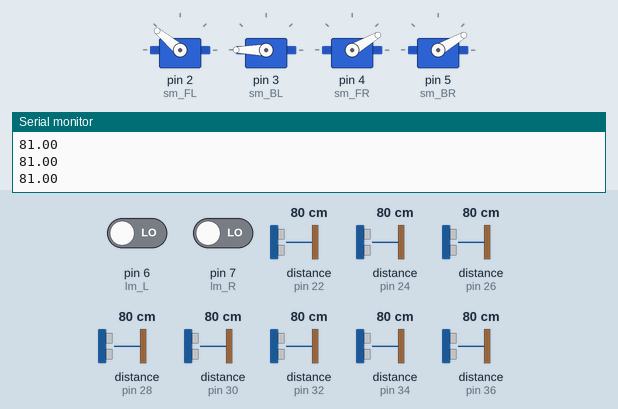
Simulated run of this sketch. Board: Arduino Mega 2560, built with avr-gcc and run on an emulated ATmega2560. Parts: 4 × servo, the last lines printed to the serial monitor. The test bench sets the inputs (shaded band); at power-on: distance to the obstacle (sensors on pin 22, pin 30, pin 24, pin 26, pin 28, pin 32, pin 34, pin 36) 80 cm, pin 6 (lm_L) LOW, pin 7 (lm_R) LOW. The echo pulse lasts 58.3 µs per cm.

Above: at 1.2 s.
1.3 s: distance to the obstacle (sensor on pin 22) set to 2 cm
At 2.6 s:
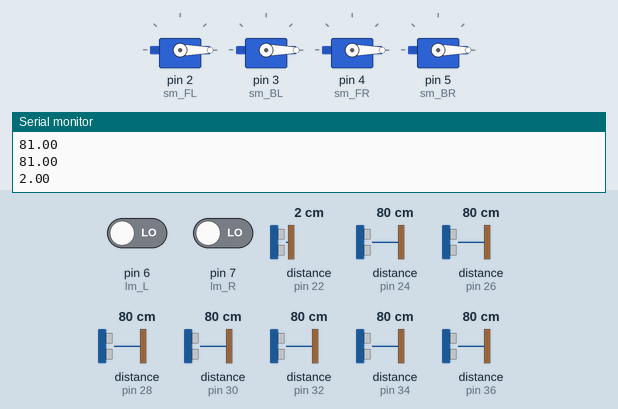
2.9 s: distance to the obstacle (sensor on pin 30) set to 12 cm
5.3 s: distance to the obstacle (sensor on pin 30) set to 9 cm
At 6.6 s:
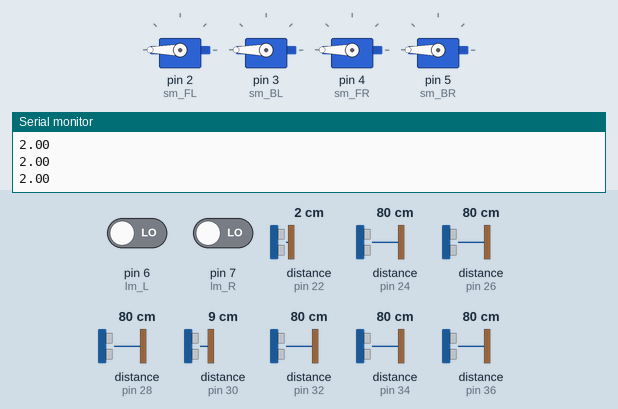
6.9 s: distance to the obstacle (sensor on pin 30) set to 18 cm
At 9.3 s:
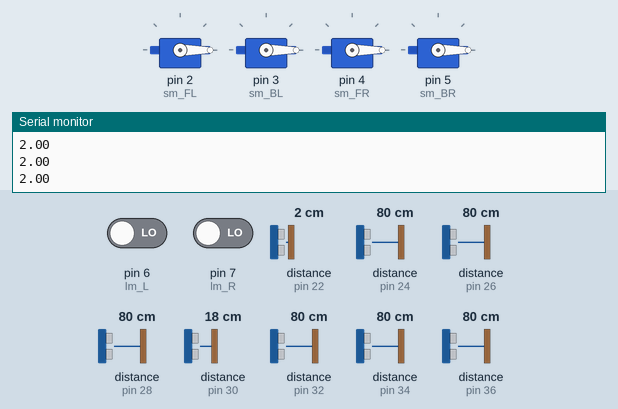
9.6 s: distance to the obstacle (sensor on pin 30) set to 2 cm
At 11.3 s:
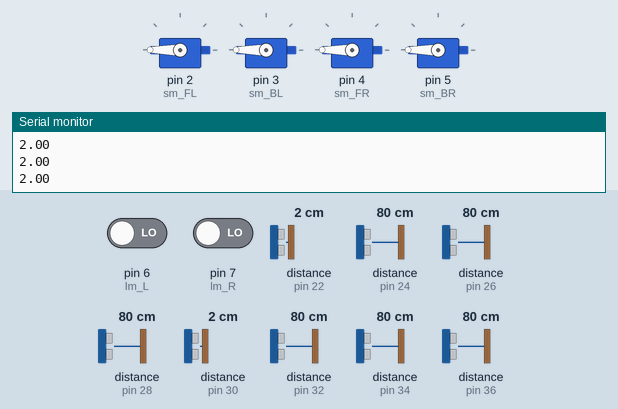
Timing chart, 0 to 12.8 s (numbered marks = the images above; inputs shaded):
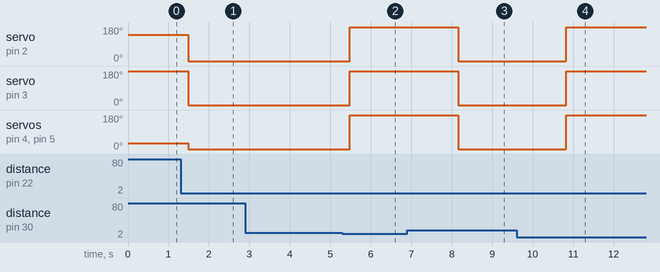

Measured:
- the behaviour switches between 11 and 10 cm on distance to the obstacle (sensor on pin 30) (found by bisection; images 1 and 2)
- after the input at 1.3 s, servo on pin 2 (sm_FL): 140° → 0° after 0.19 s; servo on pin 3 (sm_BL): 180° → 0° after 0.19 s; servo on pin 4 (sm_FR), servo on pin 5 (sm_BR): 30° → 0° after 0.19 s
- after the input at 5.3 s, servo on pin 2 (sm_FL), servo on pin 3 (sm_BL), servo on pin 4 (sm_FR), servo on pin 5 (sm_BR): 0° → 180° after 0.18 s
- after the input at 6.9 s, servo on pin 2 (sm_FL), servo on pin 3 (sm_BL), servo on pin 4 (sm_FR), servo on pin 5 (sm_BR): 180° → 0° after 1.3 s
- after the input at 9.6 s, servo on pin 2 (sm_FL), servo on pin 3 (sm_BL), servo on pin 4 (sm_FR), servo on pin 5 (sm_BR): 0° → 180° after 1.2 s

The sketch:

Main.ino
```cpp
 // ------------------------------
// LIBRARIES
// ------------------------------
#include "Program.h"


// ------------------------------
// PINOUT
// ------------------------------


// ------------------------------
// OBJECTS
// ------------------------------
Program Main;


// ------------------------------
// VOID SETUP
// ------------------------------
void setup() {
  Serial.begin(9600);
  Wire.begin();
}


// ------------------------------
// VOID LOOP
// ------------------------------
void loop() {

Main.algoritm();

}
```

ColorSens.h
```cpp
// LIBRARIES
#include "Adafruit_TCS34725.h"
class ColorSens {
  private:
    // OBJECT
    Adafruit_TCS34725 tcs = Adafruit_TCS34725();
  public:
    ColorSens();
    // METHODS
    void initial();
    void color();

};
ColorSens::ColorSens() {
}
void ColorSens::initial() {
  if (!tcs.begin())
  {
    Serial.println("Error al iniciar TCS34725");
    while (1) delay(1000);
  }
}
void ColorSens::color() {
  uint16_t r, g, b, c, colorTemp, lux;
  tcs.getRawData(&r, &g, &b, &c);
  colorTemp = tcs.calculateColorTemperature(r, g, b);
  lux = tcs.calculateLux(r, g, b);
  Serial.print("Temperatura color: "); Serial.print(colorTemp, DEC); Serial.println(" K");
  Serial.print("Lux : "); Serial.println(lux, DEC);
  Serial.print("R: "); Serial.println(r, DEC);
  Serial.print("G: "); Serial.println(g, DEC);
  Serial.print("B: "); Serial.println(b, DEC);
  Serial.print("Clear: "); Serial.println(c, DEC);
  Serial.println(" ");
  delay(1000);
}
```

Movements.h
```cpp
// LIBRARIES
#include <Servo.h>

// Parameters
#define d 300           // Delay after detach
#define step_size 200   // Time of forward movement
#define tl_size 940     // Turn left size
#define tr_size 950     // Turn right size
#define ll_size (940/4)     // Little turn left size
#define lr_size (950/4)     // Little turn left size


// OBJECTS
class Movements {      // se crea la clase Movements.h

  private:
    uint8_t sm_FL;
    uint8_t sm_BL;
    uint8_t sm_FR;
    uint8_t sm_BR;


    // OBJECTS
    Servo servoFL;  // front-left
    Servo servoBL;  // back-left
    Servo servoFR;  // front-right
    Servo servoBR;  // back-right

  public:
    Movements(uint8_t _sm_FL, uint8_t _sm_BL, uint8_t _sm_FR, uint8_t _sm_BR);    // se declara el constructor

byte action;


    // METHODS                         // declaracion de metodos de movimiento
    void forward();
    void back();
    void turnLeft();
    void lilLeft();
    void turnRight();
    void lilRight();
    void stp();
    void limitS();
    void moves(byte action);

};

Movements::Movements(uint8_t _sm_FL, uint8_t _sm_BL, uint8_t _sm_FR, uint8_t _sm_BR) {    // se define el constructor
  sm_FL = _sm_FL;
  sm_BL = _sm_BL;
  sm_FR = _sm_FR;
  sm_BR = _sm_BR;
}

void Movements::forward() {       // metodo de movimiento hacia delante
  servoFL.attach(sm_FL);
  servoBL.attach(sm_BL);
  servoFR.attach(sm_FR);
  servoBR.attach(sm_BR);


  servoFL.write(140);  // 180
  servoBL.write(180);  // 180
  servoFR.write(30);   // 0
  servoBR.write(30);

  //  delay(step_size);
  //  servoFL.detach();
  //  servoBL.detach();
  //  servoFR.detach();
  //  servoBR.detach();
  //  delay(d);
}

void Movements::back() {               // metodo de movimiento hacia atras
  servoFL.attach(sm_FL);
  servoBL.attach(sm_BL);
  servoFR.attach(sm_FR);
  servoBR.attach(sm_BR);


  servoFL.write(0);
  servoBL.write(0);
  servoFR.write(180);
  servoBR.write(180);
  //  delay(step_size);
  //
  //  servoFL.detach();
  //  servoBL.detach();
  //  servoFR.detach();
  //  servoBR.detach();
  //  delay(d);
}

void Movements::turnLeft() {                // metodo de giro a la izquierda

  servoFL.attach(sm_FL);
  servoBL.attach(sm_BL);
  servoFR.attach(sm_FR);
  servoBR.attach(sm_BR);


  servoFL.write(0);
  servoBL.write(0);
  servoFR.write(0);
  servoBR.write(0);


  delay(tl_size);
  servoFL.detach();
  servoBL.detach();
  servoFR.detach();
  servoBR.detach();
  delay(d);
}

void Movements::turnRight() {                // metodo de giro hacia la derecha
  servoFL.attach(sm_FL);
  servoBL.attach(sm_BL);
  servoFR.attach(sm_FR);
  servoBR.attach(sm_BR);


  servoFL.write(180);
  servoBL.write(180);
  servoFR.write(180);
  servoBR.write(180);
  delay(tr_size);

  servoFL.detach();
  servoBL.detach();
  servoFR.detach();
  servoBR.detach();
  delay(d);
}

void Movements::stp() {                  // metodo para detenerse
  servoFL.detach();
  servoBL.detach();
  servoFR.detach();
  servoBR.detach();
  delay(d);
}

void Movements::lilLeft() {                   // metodo para pequeños pasos a la izquierda

  servoFL.attach(sm_FL);
  servoBL.attach(sm_BL);
  servoFR.attach(sm_FR);
  servoBR.attach(sm_BR);

  servoFL.write(0);
  servoBL.write(0);
  servoFR.write(0);
  servoBR.write(0);


  delay(ll_size);

  servoFL.detach();
  servoBL.detach();
  servoFR.detach();
  servoBR.detach();
  delay(d);

}

void Movements::lilRight() {                       // metodo para pequeños pasos a la derecha

  servoFL.attach(sm_FL);
  servoBL.attach(sm_BL);
  servoFR.attach(sm_FR);
  servoBR.attach(sm_BR);

  servoFL.write(180);
  servoBL.write(180);
  servoFR.write(180);
  servoBR.write(180);


  delay(lr_size);

  servoFL.detach();
  servoBL.detach();
  servoFR.detach();
  servoBR.detach();
  delay(d);

}


// Take a decision: {0: Right, 1: Left; 2: Little left; 3: Little right; 4:Fwd}
void Movements::moves(byte action) {

  //Movements mov = Movements(sm_FL, sm_BL, sm_FR, sm_BR);

  switch (action) {
    case 0:
    this->turnRight();
      break;
    case 1:
    this->turnLeft();
      break;
    case 2:
    this->lilLeft();
      break;
    case 3:
    this->lilRight();
      break;
    case 4:
    this->forward();
      break;
  }

}
```

Program.h
```cpp
// LIBRARIES
#include <Wire.h>
#include "Movements.h"
#include "Ultrasonics.h"
#include "ColorSens.h"

// PINOUT
//Servomotors
#define sm_FL 2
#define sm_BL 3
#define sm_FR 4
#define sm_BR 5


// mesures of the ultrasonics .
#define dwall 11
#define df 7

// OBJECTS
Movements Maze(sm_FL, sm_BL, sm_FR, sm_BR);    // objeto de clase Movements.h

Ultrasonics Sensors;                           // objeto de clase Ultrasonics.h

ColorSens colSen;                              // objeto de clase ColorSens.h


class Program {    // se crea clase Program

  public:
    Program();     // declaracion de constructor


    // NAVIGATION
    void algoritm();

};

// CONSTRUCTOR
Program::Program() {           // definicion de constructor
}


// NAVIGATION METHODS
void Program::algoritm() {

  byte action = Sensors.action();
  Maze.moves(action);

}

// ********************* //
//         NOTAS         //
// ********************* //

/*
*/
```

Ultrasonics.h
```cpp
// LIBRARIES
#include <NewPing.h>

// PINOUT
#define TRIGGER_PIN1  23          // ultrasonico frontal central
#define ECHO_PIN1     22

#define TRIGGER_PIN2  25          // ultrasonico frontal izquierdo
#define ECHO_PIN2     24

#define TRIGGER_PIN3  27          // ultrasonico frontal derecho
#define ECHO_PIN3     26

#define TRIGGER_PIN4  29          // ultrasonico izquierdo enfrente
#define ECHO_PIN4     28

#define TRIGGER_PIN5  31          // ultrasonico izquierdo trasero
#define ECHO_PIN5     30

#define TRIGGER_PIN6  33          // ultrasonico trasero
#define ECHO_PIN6     32

#define TRIGGER_PIN7  35          // ultrasonico derecho trasero
#define ECHO_PIN7     34

#define TRIGGER_PIN8  37          // ultrasonico derecho enfrente
#define ECHO_PIN8     36

#define MAX_DISTANCE 200        // variable de distancia maxima

// Limit switches
# define lm_L 6
# define lm_R 7

#define dwall 11  // distance to lateral walls
#define df 7      // distance to frontal wall

NewPing sonar[8] = {
  NewPing (TRIGGER_PIN1, ECHO_PIN1, MAX_DISTANCE),
  NewPing (TRIGGER_PIN2, ECHO_PIN2, MAX_DISTANCE),
  NewPing (TRIGGER_PIN3, ECHO_PIN3, MAX_DISTANCE),
  NewPing (TRIGGER_PIN4, ECHO_PIN4, MAX_DISTANCE),
  NewPing (TRIGGER_PIN5, ECHO_PIN5, MAX_DISTANCE),
  NewPing (TRIGGER_PIN6, ECHO_PIN6, MAX_DISTANCE),
  NewPing (TRIGGER_PIN7, ECHO_PIN7, MAX_DISTANCE),
  NewPing (TRIGGER_PIN8, ECHO_PIN8, MAX_DISTANCE)
};

// se crea la clase Ultrasonics

class Ultrasonics {
  private:


  public:

    float mesures[8];          // variable de mediciones en este caso de 8 sensores


    Ultrasonics();             // declaracion de constructor

    // METHODS
    void scan();      // Read all sensors
    byte action();    // Return the best action suggested by the ultrasonics lectures


};
// CONSTRUCTOR
Ultrasonics::Ultrasonics() {          // definicion de constructor

}


// METHODS
void Ultrasonics::scan() {                    // metodo para escaneo de las mediciones de los sensores ultrasonicos

  for (byte i = 0; i < 8; i ++) {
    /*
       0: FC
       1: FL
       2: FR
       3. LF
       4. LB
       5. B
       6. RB
       7. BF
    */
    mesures[i] = sonar[i].ping_cm();
    delay(7);
  }
}

byte Ultrasonics::action() {
  // Scan

  this->scan();
   Serial.println(this->mesures[0]);

  // Take a decision: {0: Right, 1: Left; 2: Little left; 3: Little right; 4:Fwd}
  if (this->mesures[4] < dwall && this->mesures[0] < df ) {
   // Serial.println("Right");
    return 0;
  }
  else if (this->mesures[4] > dwall && this->mesures[0] < df) {
  //  Serial.println("Left");
    return 1;
  }

  else if (digitalRead(lm_L) == HIGH) {
   // Serial.println("Little left");
    return 2;
  }
  else if (digitalRead(lm_R) == HIGH) {
   // Serial.println("Little right");
    return 3;
  }
  else if (this->mesures[0] > df) {
   // Serial.println("enfrente");
    return 4;
  }

}
```
